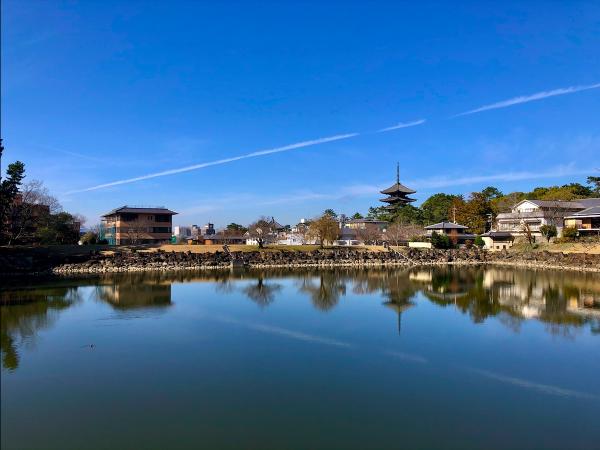
%> input picture CV/Project 1/01.png, 1200 x 900 px (shown at 1/2 size)
$ octave auto_homo.m   (GNU Octave 9; MATLAB toolbox functions it lacks are replaced by stand-ins)
%> lines starting %> are read from the running program, lines starting %| are printed output that depends on the picture
### CV/Project 1/auto.m
function tform = auto(I,I_prime)


I_g = rgb2gray(I);
I_prime_g = rgb2gray(I_prime);

mps = detectSURFFeatures(I_g, 'MetricThreshold', 1000);
mps_prime = detectSURFFeatures(I_prime_g, 'MetricThreshold', 1000);

[f vp] = extractFeatures(I_g, mps);
[f_prime vp_prime] = extractFeatures(I_prime_g, mps_prime);

idx = matchFeatures(f, f_prime);

mps = vp(idx(:,1), :);
mps_prime = vp_prime(idx(:,2), :);

figure;
showMatchedFeatures(I, I_prime, mps, mps_prime, 'montage');


[pro2d, ips, ips_prime] = estimateGeometricTransform(mps, mps_prime,...
    'projective', 'MaxDistance', 10.0);
figure;
showMatchedFeatures(I, I_prime, ips, ips_prime, 'montage');

A = double(pro2d.T);
tform = maketform('projective',double(A));

### CV/Project 1/auto_homo.m
clf
clc
I1 = imread('01.png');
%> I1 is the input picture: size 900x1200x3 uint8; mean R, G, B 59.1, 108, 155.2
I2 = imread('02.png');
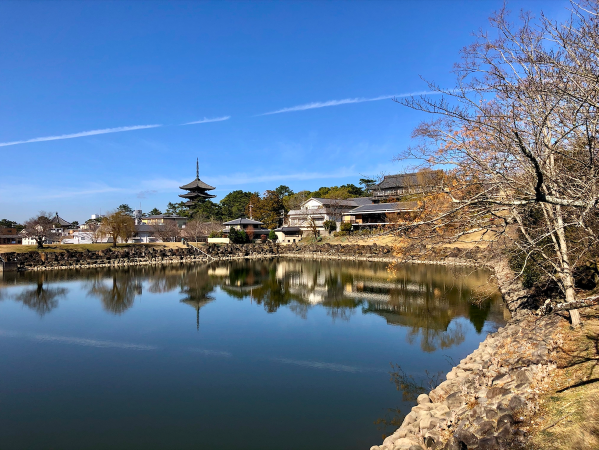
%> input picture CV/Project 1/02.png, 1197 x 900 px (shown at 1/2 size)
%> I2 is the input picture: size 900x1197x3 uint8; mean R, G, B 95.7, 118.2, 144.7
I3 = imread('03.png');
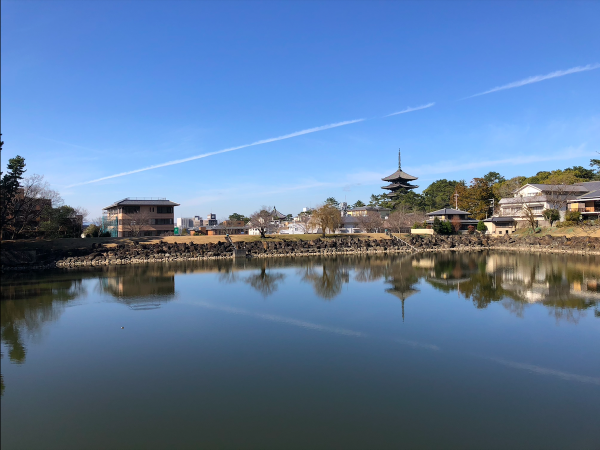
%> input picture CV/Project 1/03.png, 1200 x 900 px (shown at 1/2 size)
%> I3 is the input picture: size 900x1200x3 uint8; mean R, G, B 93.6, 121.8, 157.5
% [11 lines of commented-out code are left out]


H = [1 0 400; 0 1 100; 0 0 1];
tform = maketform('projective',H');
Base = imtransform(I2,tform,'nearest','xyscale',1,...
                'xdata', [1 2000], 'ydata', [1 1000],...
                'fillvalues', 0);
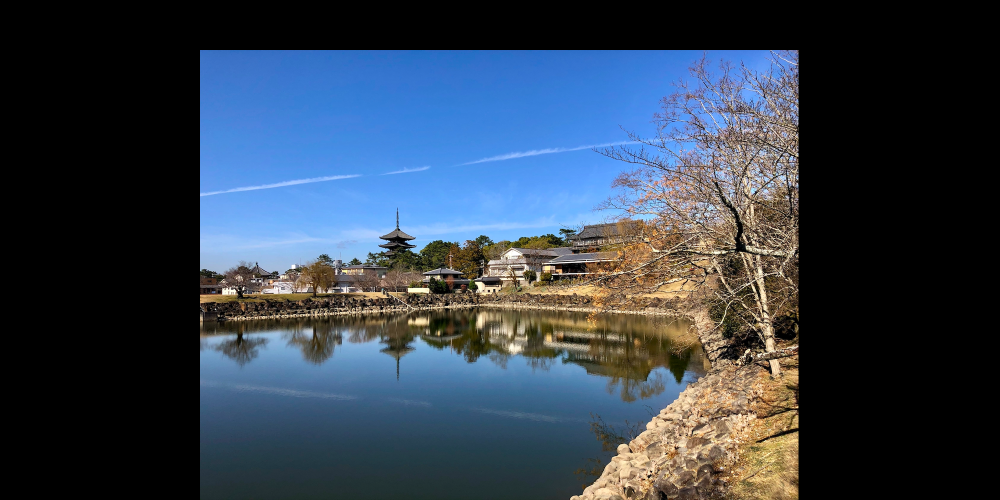
%> Base: size 1000x2000x3 uint8 (shown at 1/2 size); mean R, G, B 51.5, 63.7, 77.9

tform = auto(I1,Base);
%> in auto, `I_g = rgb2gray(I);`:
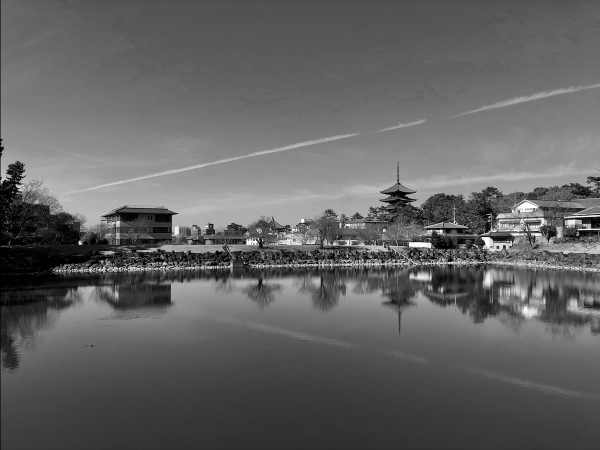
%> I_g: size 900x1200 uint8 (shown at 1/2 size); min 0, max 255, mean 98.8
%> in auto, `I_prime_g = rgb2gray(I_prime);`:
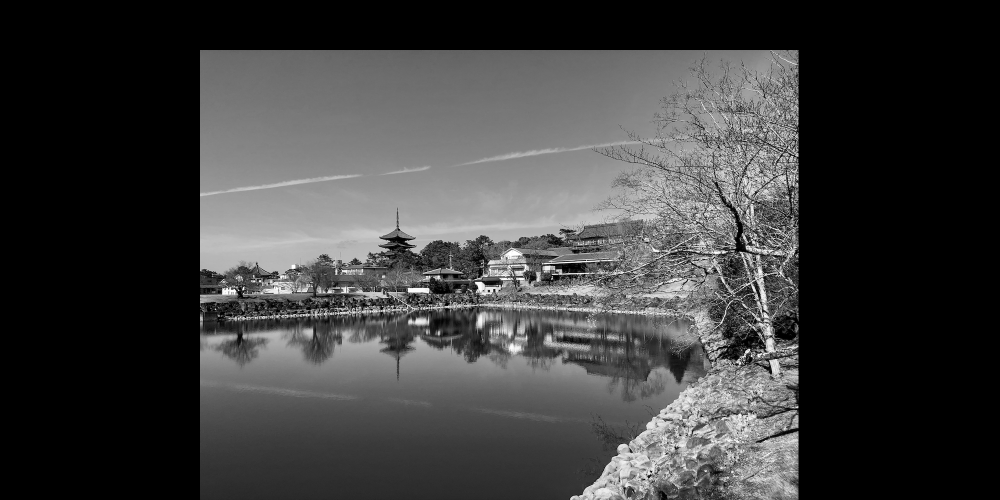
%> I_prime_g: size 1000x2000 uint8 (shown at 1/2 size); min 0, max 255, mean 61.7
%> the run ends on the next line
